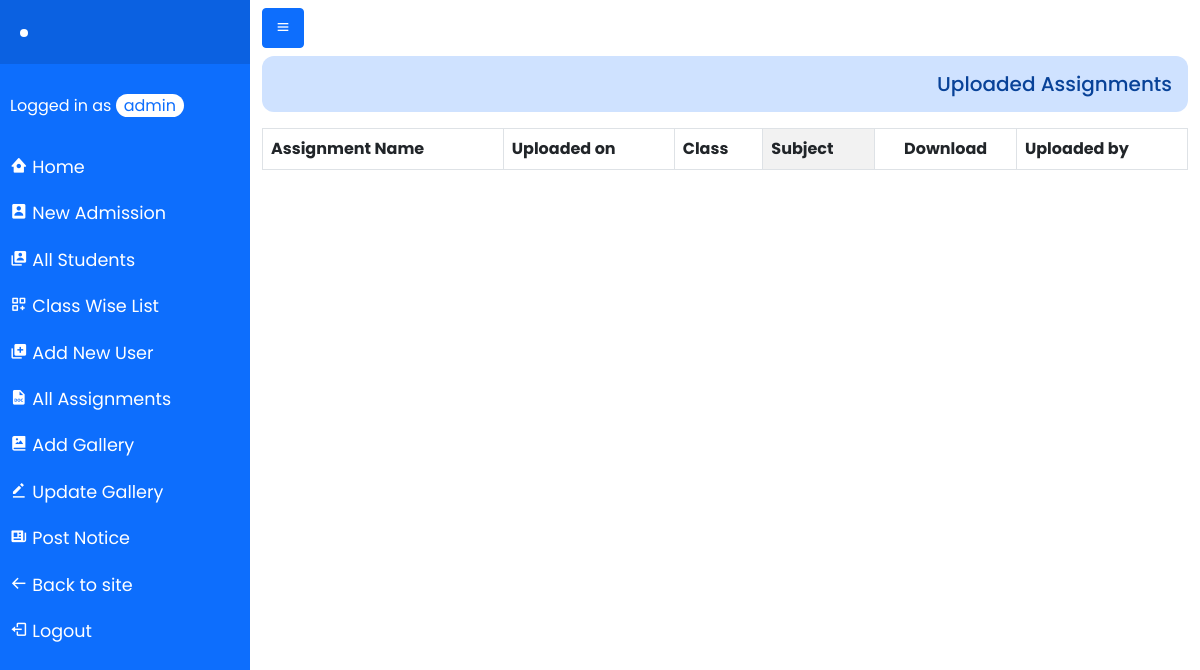
/allassignments/ (signed in), run on an earlier commit of the app's database.
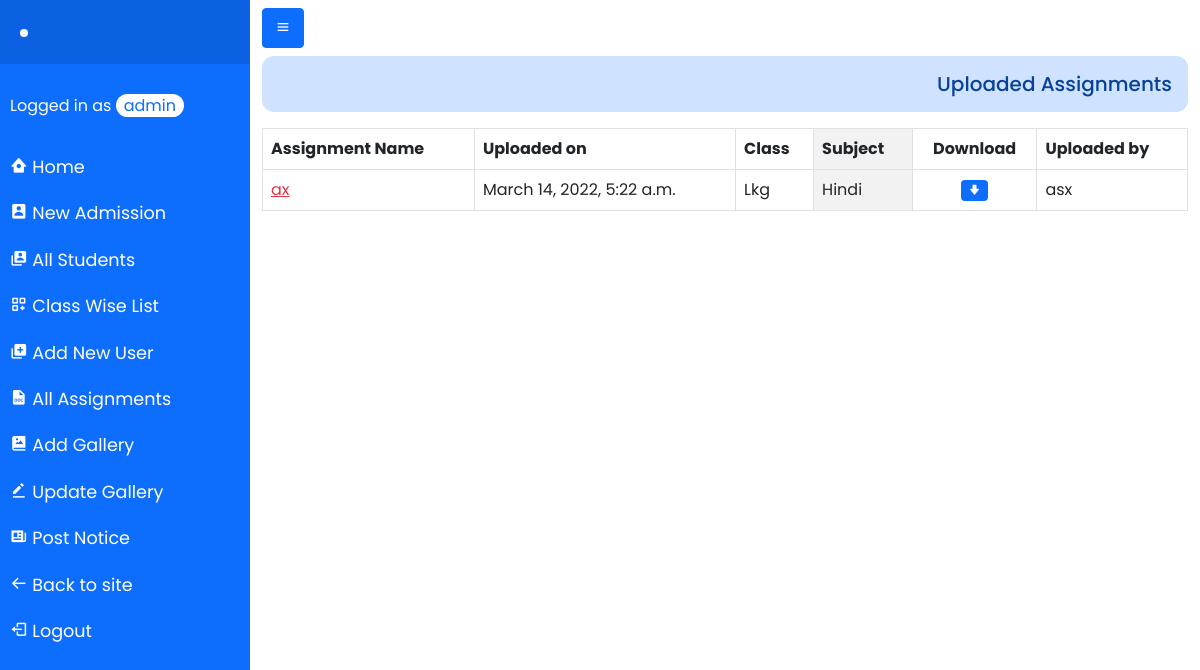
And on a later commit of the database.
### myapp/models.py (models this page shows, shortened)
class AssignmentUpload(models.Model):
    assignment_file = models.FileField(upload_to='assignment/')
    assignment_name = models.CharField(max_length=50, blank=True, null=True)
    date_of_posting = models.DateTimeField()
    assignment_class = models.CharField(max_length=20, choices=CLASS_CHOICES, default='---')
    assignment_subject = models.CharField(max_length=40, choices=SUBJECT_CHOICES, default='---')
    uploaded_by = models.CharField(max_length=100, blank=True, null=True)

### myapp/views.py (the view)
# urls.py: path('allassignments/',views.allassignments, name="allassignments"),
@login_required(login_url='handleLogin')
def allassignments(request):
    assignment = AssignmentUpload.objects.all()
    return render(request, 'allassignments.html',{'assignment': assignment})

### templates/allassignments.html (shortened to what this page needs)
{% extends 'base.html' %}
{% load crispy_forms_filters %}
{% load crispy_forms_tags %}
{% block content %}
<div class="pb-3">
    <div class="alert alert-primary text-end" style="border: 0 !important;border-radius:12px">
        <h5 class="m-0 p-0">Uploaded Assignments</h5>
    </div>
    <div class="table-responsive mb-5">
        <table class="table table-bordered">
        <thead>
            <tr>
                <th scope="col">Assignment Name</th>
                <th scope="col">Uploaded on</th>
                <th scope="col">Class</th>
                <th scope="col">Subject</th>
                <th class="text-center" scope="col">Download</th>
                <th scope="col">Uploaded by</th>
            </tr>
        </thead>
        <tbody>
            {% for i in assignment %}
            <tr>
                <td><span class="text-danger"><a href="{{i.assignment_file.url}}" target="_blank" class="text-danger">{{i.assignment_name}}</a></span></td>
                <td>{{i.date_of_posting}}</td>
                <td>{{i.assignment_class|title}}</td>
                <td>{{i.assignment_subject|title}}</td>
                <td class="text-center"><a href="{{i.assignment_file.url}}" download><span class="badge bg-primary"><i class='bx bxs-downvote text-white'></i></span></a></td>
                <td>{{i.uploaded_by}}</td>
            </tr>
            {% endfor %}
        </tbody>
        </table>
    </div>
</div>
{% endblock content %}

What changed in the data, as far as the page shows it:
added AssignmentUpload: assignment_name "ax", date_of_posting "March 14, 2022, 5:22 a.m.", assignment_class "Lkg", assignment_subject "Hindi", uploaded_by "asx"
